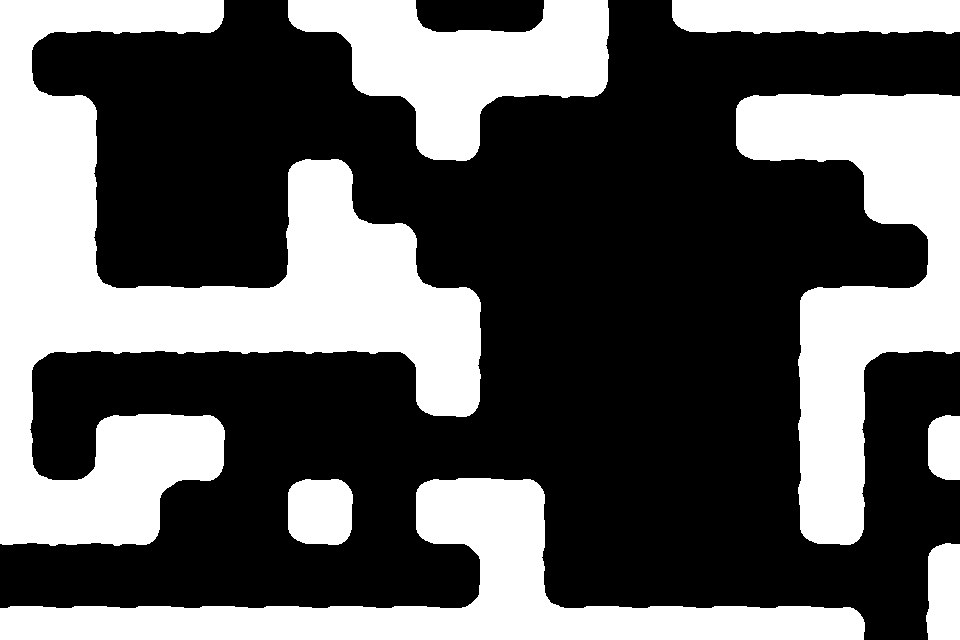

The image is a tile-based game level rendered from a .tmx file. Its description and complete source (layers, tilesets, objects, tile grids) follow:
An orthogonal 15x10 tile map with 64x64 px tiles, 1 tile layer (Chao) and 31 objects (27x Prefab, 3x Fronteira, Dead).

<map version="1.0" orientation="orthogonal" renderorder="right-down" width="15" height="10" tilewidth="64" tileheight="64" nextobjectid="67">
 <tileset firstgid="1" source="TilesetSimples/tileset.tsx" />
 <layer name="Chao" width="15" height="10">
  <properties>
   <property name="unity:layer" value="Solido" />
  </properties>
  <data encoding="csv">
10,12,12,13,11,9,5,2,4,8,11,12,12,12,12,
5,3,0,0,0,11,9,10,12,13,0,1,2,2,2,
7,8,0,0,1,3,11,13,0,0,0,11,12,9,7,
7,8,0,0,6,5,3,0,0,0,0,0,0,11,9,
7,5,2,2,4,7,5,3,0,0,0,0,1,2,4,
10,12,12,12,12,12,9,8,0,0,0,0,6,10,12,
8,1,2,3,0,0,11,13,0,0,0,0,6,8,1,
5,4,10,13,1,3,1,2,3,0,0,0,6,8,11,
12,12,13,0,11,13,11,9,8,0,0,0,11,13,1,
2,2,2,2,2,2,2,4,5,2,2,2,2,3,6
</data>
 </layer>
 <objectgroup name="Objetos" offsetx="0" offsety="-32">
  <properties>
   <property name="unity:layer" value="Objetos" />
  </properties>
  <object id="4" name="Porta" type="Prefab" gid="17" x="889.333" y="128" width="64" height="64" />
  <object id="5" name="Chave" type="Prefab" gid="18" x="35.6667" y="129" width="64" height="64" />
  <object id="7" name="Bloco" type="Prefab" gid="21" x="592.667" y="497.667" width="64" height="64" />
  <object id="8" name="Cristal" type="Prefab" gid="23" x="33" y="517" width="64" height="64" />
  <object id="9" name="Bloco" type="Prefab" gid="21" x="688" y="435" width="64" height="64" />
  <object id="11" name="Bloco" type="Prefab" gid="21" x="160.333" y="208.333" width="64" height="64" />
  <object id="10" name="Espinho" type="Prefab" gid="14" x="553" y="640" width="64" height="64">
   <properties>
    <property name="unity:layer" value="Morte" />
   </properties>
  </object>
  <object id="13" name="Fronteira" x="-65" y="-288" width="64" height="929" />
  <object id="14" name="Fronteira" x="0" y="-320" width="960" height="64" />
  <object id="15" name="Fronteira" x="960" y="-288" width="64" height="928" />
  <object id="29" name="Placa" type="Prefab" gid="15" x="288.667" y="514" width="64" height="64">
   <properties>
    <property name="msg" value="Cuidado!" />
   </properties>
  </object>
  <object id="42" name="Bloco" type="Prefab" gid="21" x="593" y="303" width="64" height="64" />
  <object id="43" name="Bloco" type="Prefab" gid="21" x="498" y="305" width="64" height="64" />
  <object id="44" name="Bloco" type="Prefab" gid="21" x="689" y="304" width="64" height="64" />
  <object id="45" name="Espinho" type="Prefab" gid="14" x="614" y="641" width="64" height="64">
   <properties>
    <property name="unity:layer" value="Morte" />
   </properties>
  </object>
  <object id="46" name="Espinho" type="Prefab" gid="14" x="673" y="642" width="64" height="64">
   <properties>
    <property name="unity:layer" value="Morte" />
   </properties>
  </object>
  <object id="47" name="Espinho" type="Prefab" gid="14" x="733" y="640" width="64" height="64">
   <properties>
    <property name="unity:layer" value="Morte" />
   </properties>
  </object>
  <object id="48" name="Espinho" type="Prefab" gid="14" x="792" y="644" width="64" height="64">
   <properties>
    <property name="unity:layer" value="Morte" />
   </properties>
  </object>
  <object id="49" name="Espinho" type="Prefab" gid="14" x="861.077" y="499.959" width="64" height="64" rotation="90">
   <properties>
    <property name="unity:layer" value="Morte" />
   </properties>
  </object>
  <object id="50" name="Espinho" type="Prefab" gid="14" x="861" y="437" width="64" height="64" rotation="90">
   <properties>
    <property name="unity:layer" value="Morte" />
   </properties>
  </object>
  <object id="52" name="Espinho" type="Prefab" gid="14" x="959" y="383" width="64" height="64" rotation="180">
   <properties>
    <property name="unity:layer" value="Morte" />
   </properties>
  </object>
  <object id="53" name="Espinho" type="Prefab" gid="14" x="930" y="672" width="64" height="64" rotation="-90">
   <properties>
    <property name="unity:layer" value="Morte" />
   </properties>
  </object>
  <object id="56" name="Espinho" type="Prefab" gid="14" x="159" y="321" width="64" height="64">
   <properties>
    <property name="unity:layer" value="Morte" />
   </properties>
  </object>
  <object id="57" name="Espinho" type="Prefab" gid="14" x="219" y="322" width="64" height="64">
   <properties>
    <property name="unity:layer" value="Morte" />
   </properties>
  </object>
  <object id="58" name="Espinho" type="Prefab" gid="14" x="101" y="321" width="64" height="64">
   <properties>
    <property name="unity:layer" value="Morte" />
   </properties>
  </object>
  <object id="59" name="Placa" type="Prefab" gid="15" x="867" y="321" width="64" height="64">
   <properties>
    <property name="msg" value="Você morreu muito?" />
   </properties>
  </object>
  <object id="60" name="Placa" type="Prefab" gid="15" x="414" y="323" width="64" height="64">
   <properties>
    <property name="msg" value="PARABÉNS!!!" />
   </properties>
  </object>
  <object id="61" name="Espinho" type="Prefab" gid="14" x="220" y="505" width="64" height="64" rotation="180">
   <properties>
    <property name="unity:layer" value="Morte" />
   </properties>
  </object>
  <object id="62" name="Espinho" type="Prefab" gid="14" x="480" y="642" width="64" height="64" rotation="-90">
   <properties>
    <property name="unity:layer" value="Morte" />
   </properties>
  </object>
  <object id="64" name="Dead" gid="25" x="451" y="21" width="64" height="64" rotation="90" />
  <object id="66" name="Jogador" type="Prefab" gid="24" x="-6" y="638" width="64" height="64" />
 </objectgroup>
</map>
